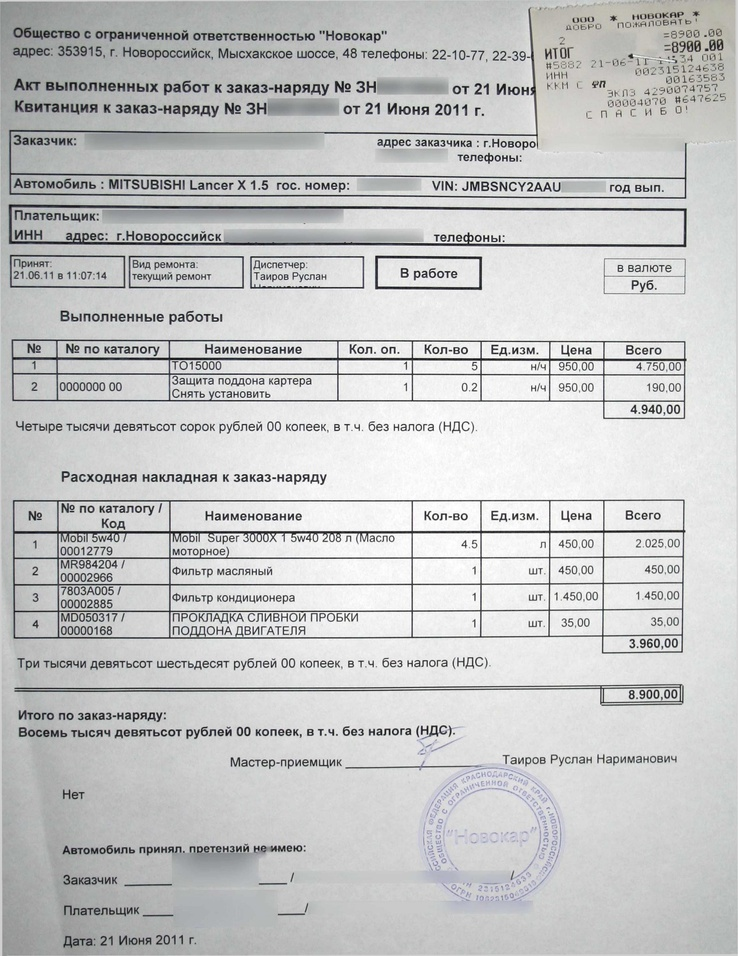
#> input picture test tables seeking/3.jpg, 738 x 956 px, shrunk from 4013 x 5197 before the run; its folder holds 3 pictures in this run
$ python Counter_counts.py
#> lines starting #> are read from the running program, lines starting #| are printed output that depends on the picture; after the words box and inside, x2 and y2 are one past the last pixel; in counts of white or black regions, pixels touching at a corner belong together
#> further down, img is the input picture: shape (956, 738, 3); mean B, G, R 198.4, 198.3, 197.6


import os

from collections import Counter

import numpy as np

import cv2


def get_image_counter(img):
    return Counter(img.ravel())


def pre_process_image(img, save_in_file = None, min_color = 0, max_color = 255):

#> called with save_in_file = 'data2/3_pre.png', min_color = 0, max_color = 255
    pre = cv2.cvtColor(img, cv2.COLOR_BGR2GRAY)

    ct = get_image_counter(pre)
#> ct = 251 items

    # Правило такое:
    # самый частый цвет -- это фон, его мы сразу делаем белым для большего контраста (иногда он серый)
    # и всё, что белее фона -- становится белым
    #
    counts = np.zeros(256)
    for key, val in ct.items():
        counts[key] = val
#> this loop made 251 passes
#> (key, val) on passes 1 to 3: (210, 10146), (214, 9298), (208, 9866)
#> after the loop, counts = 256 values, max 11199 at index 211, min 0 at index 0, mean 2756
    fore_color = counts.argmax()
#> fore_color = 211
    border_white = min(max_color, fore_color)
#> border_white = 211

    pre[pre >= border_white] = 255
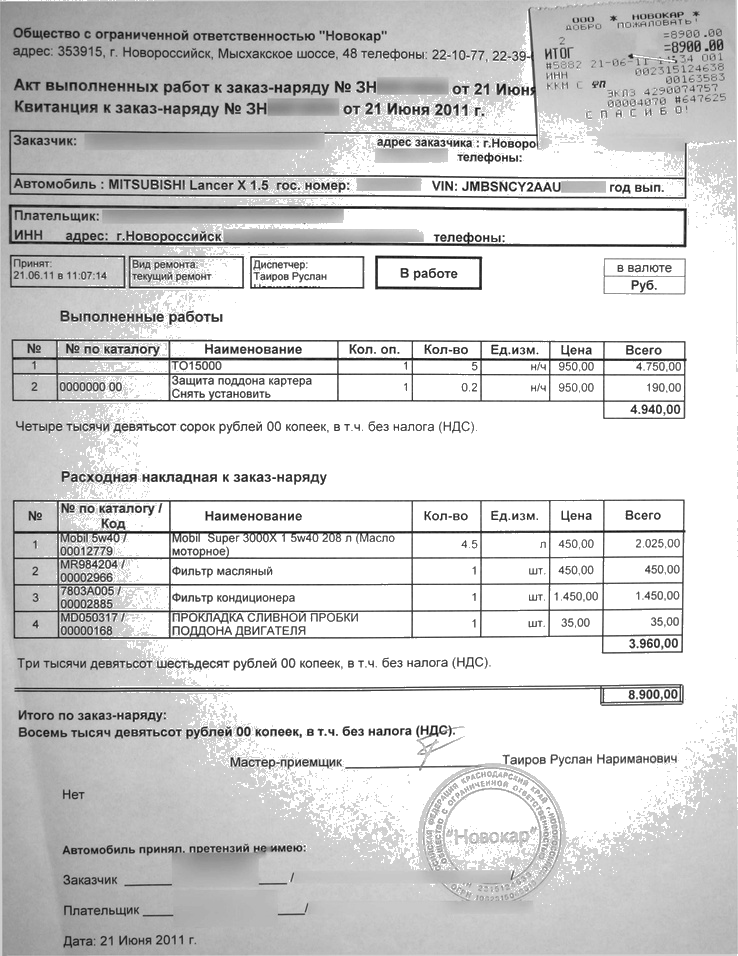
#> pre: shape (956, 738); min 4, max 255, mean 210

    ct = {key: val for key, val in ct.items() if min_color < key < border_white}
#> ct = 206 items


    min_count = 0# int(pre.size * 0.002)
    max_count = int(pre.size * 0.005)
#> max_count = 3527


    for key, val in ct.items():
        pre[pre == key] = 0 if min_count <= val <= max_count else 255
#> this loop made 206 passes
#> (key, val) on passes 1 to 3: (210, 10146), (208, 9866), (209, 10194)
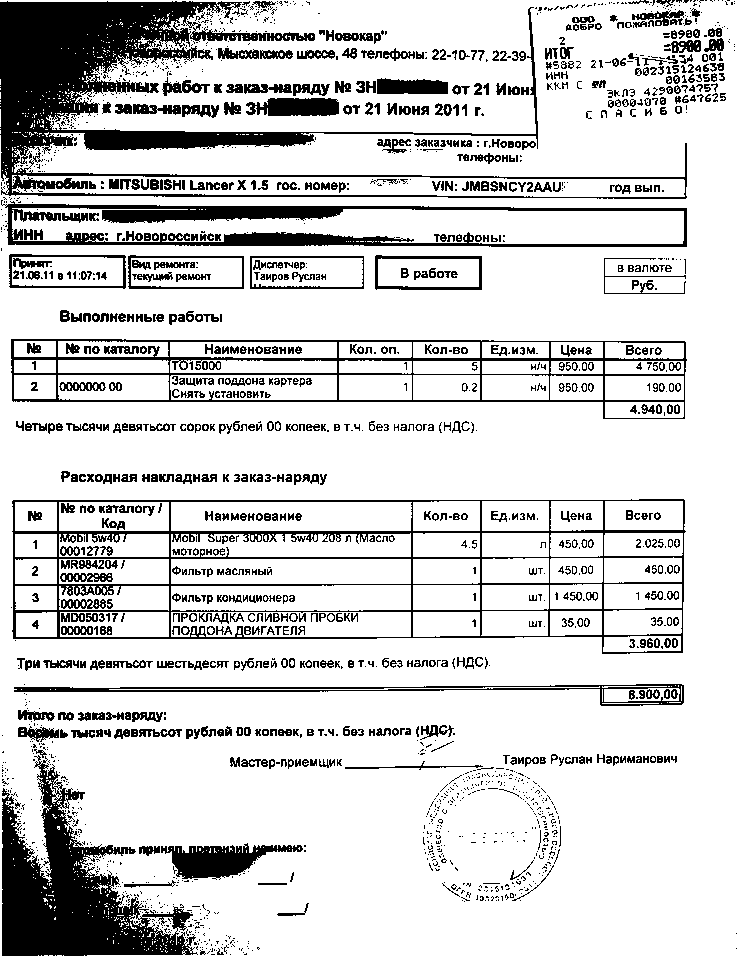
#> pre: shape (956, 738); 82.3% white; 1924 black regions (1157 under 20 px), largest, box (x1, y1, x2, y2) and area: (0, 1, 687, 199) 27614, (2, 755, 198, 956) 16320, (12, 499, 686, 654) 11099


    if save_in_file is not None:
        cv2.imwrite(save_in_file, pre)

    return pre


if __name__ == "__main__":

    number = 3

    in_file = f"{number}.jpg"
    pre_file = os.path.join("data2", f"{number}_pre.png")

    img = cv2.imread(in_file)

    pre_processed = pre_process_image(img, pre_file)


    # cv2.imwrite(out_file, vis)
